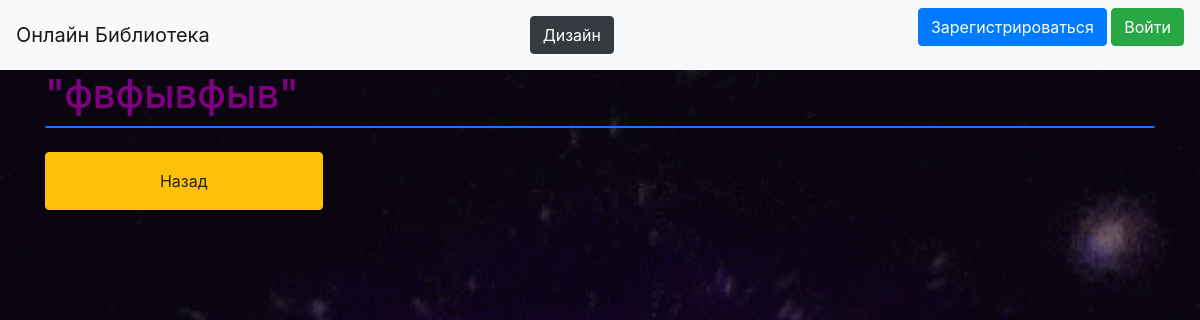
/view/2, run on an earlier commit of the app's database.
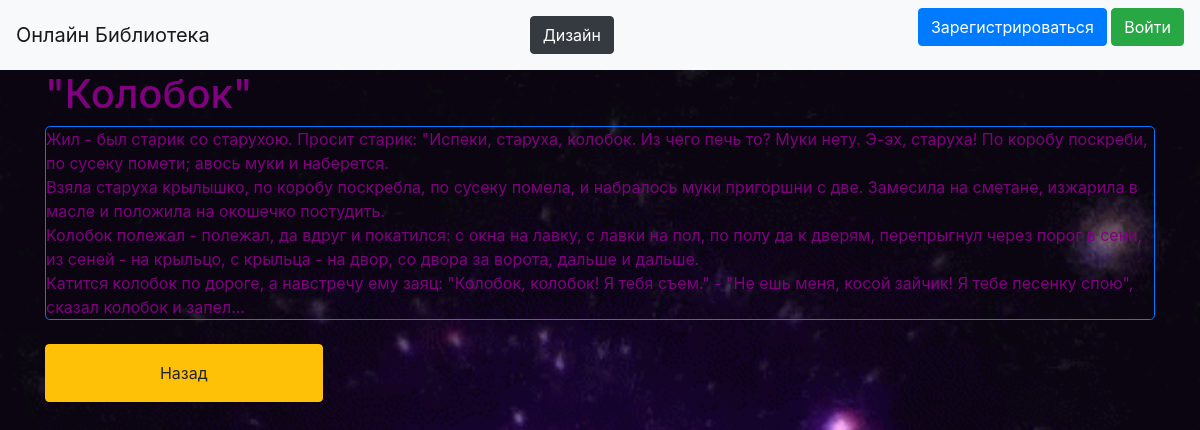
And on a later commit of the database.
### data/upload.py (models this page shows)
class Upload(SqlAlchemyBase):
    __tablename__ = 'files'
    id = sqlalchemy.Column(sqlalchemy.Integer,
                           primary_key=True, autoincrement=True)
    book_name = sqlalchemy.Column(sqlalchemy.String, nullable=False)
    creator_email = sqlalchemy.Column(sqlalchemy.String, nullable=False)
    file = sqlalchemy.Column(sqlalchemy.LargeBinary)

### main.py (the view)
@app.route("/view/<int:id>")  # Предпросмотр первых строк книги
def view(id):
    if maintenance:
        return render_template('maintenance.html', reason=reason)
    db_sess = db_session.create_session()
    try:
        check = db_sess.query(User).filter(User.id == current_user.id).first()
        if check.banned == True:
            db_sess.expunge_all()
            db_sess.close()
            return render_template("ban_page.html", reason=check.ban_reason)
    except AttributeError:
        pass
    book = db_sess.query(Upload).filter(Upload.id == id).first()
    lines = len(BytesIO(book.file).readlines())
    file = BytesIO(book.file)
    if lines > 100:
        lines = 100  # Передача количества первых строк.
    db_sess.expunge_all()
    db_sess.close()
    return render_template("view.html", file=file, book=book, lines=lines)

### data/db_session.py (called while the page is built)
def create_session() -> Session:
    global __factory
    return __factory()

### templates/view.html (shortened to what this page needs)
{% extends "base.html" %}
{% block content %}
<h1>"{{book.book_name}}"</h1>
<div class="border rounded-lg border-primary">
    <div>
        {% for i in range(lines) %}
        {{ file.readline().decode('utf-8', errors='ignore') }}
        <br>
        {% endfor %}
    </div>
</div>
<div>
    <br>
    <a href="/description/{{ book.id }}" class="btn btn-warning w-25 p-3">Назад</a>
</div>
{% endblock %}

### templates/base.html (shortened to what this page needs)
<!doctype html>
<html lang="en">
<head>
    <link rel="stylesheet"
          href="https://stackpath.bootstrapcdn.com/bootstrap/4.4.1/css/bootstrap.min.css"
>
    {% if not 'disable_css' in session %}
    <link rel="stylesheet" type="text/css" href="{{ url_for('static', filename='css/text.css') }}">
    {% endif %}
</head>
<body>
<header>
    <nav class="navbar navbar-light bg-light">
        <a class="navbar-brand" href="/">Онлайн Библиотека</a>
        <a href="/disable-css" class="btn btn-dark">Дизайн</a>
        {% if current_user.is_authenticated %}
        {% if mod and current_user.email != 'leon134134@yandex.ru': %}
        <a class="navbar-brand" href="/logout">{{ current_user.name }} (МОДЕР.)</a>
        {% elif current_user.email == "leon134134@yandex.ru" %}
        <a class="navbar-brand" href="/logout">{{ current_user.name }} (АДМИН.)</a>
        {% else %}
        <a class="navbar-brand" href="/logout">{{ current_user.name }}</a>
        {% endif %}
        {% else %}
        <p>
            <a class="btn btn-primary " href="/register">Зарегистрироваться</a>
            <a class="btn btn-success" href="/login">Войти</a>
        </p>
        {% endif %}
    </nav>
</header>
<main role="main" class="container">
    {% block content %}{% endblock %}
</main>
</body>
</html>

### static/css/text.css (style rules this page uses)
h1 { color: purple; }
div { color: purple; }
body { color: purple; }

What changed in the data, as far as the page shows it:
changed Upload: book_name "фвфывфыв" → "Колобок"
Also different on the page:
new list line: "Жил - был старик со старухою. Просит старик: \"Испеки, старуха, колобок. Из чего печь то? Муки нету. Э-эх, старуха! По коробу поскреби, по сусеку помети; авось муки и наберется."
new list line: "Взяла старуха крылышко, по коробу поскребла, по сусеку помела, и набралось муки пригоршни с две. Замесила на сметане, изжарила в масле и положила на окошечко постудить."
new list line: "Колобок полежал - полежал, да вдруг и покатился: с окна на лавку, с лавки на пол, по полу да к дверям, перепрыгнул через порог в сени, из сеней - на крыльцо, с крыльца - на двор, со двора за ворота, дальше и дальше."
new list line: "Катится колобок по дороге, а навстречу ему заяц: \"Колобок, колобок! Я тебя съем.\" - \"Не ешь меня, косой зайчик! Я тебе песенку спою\", сказал колобок и запел..."
